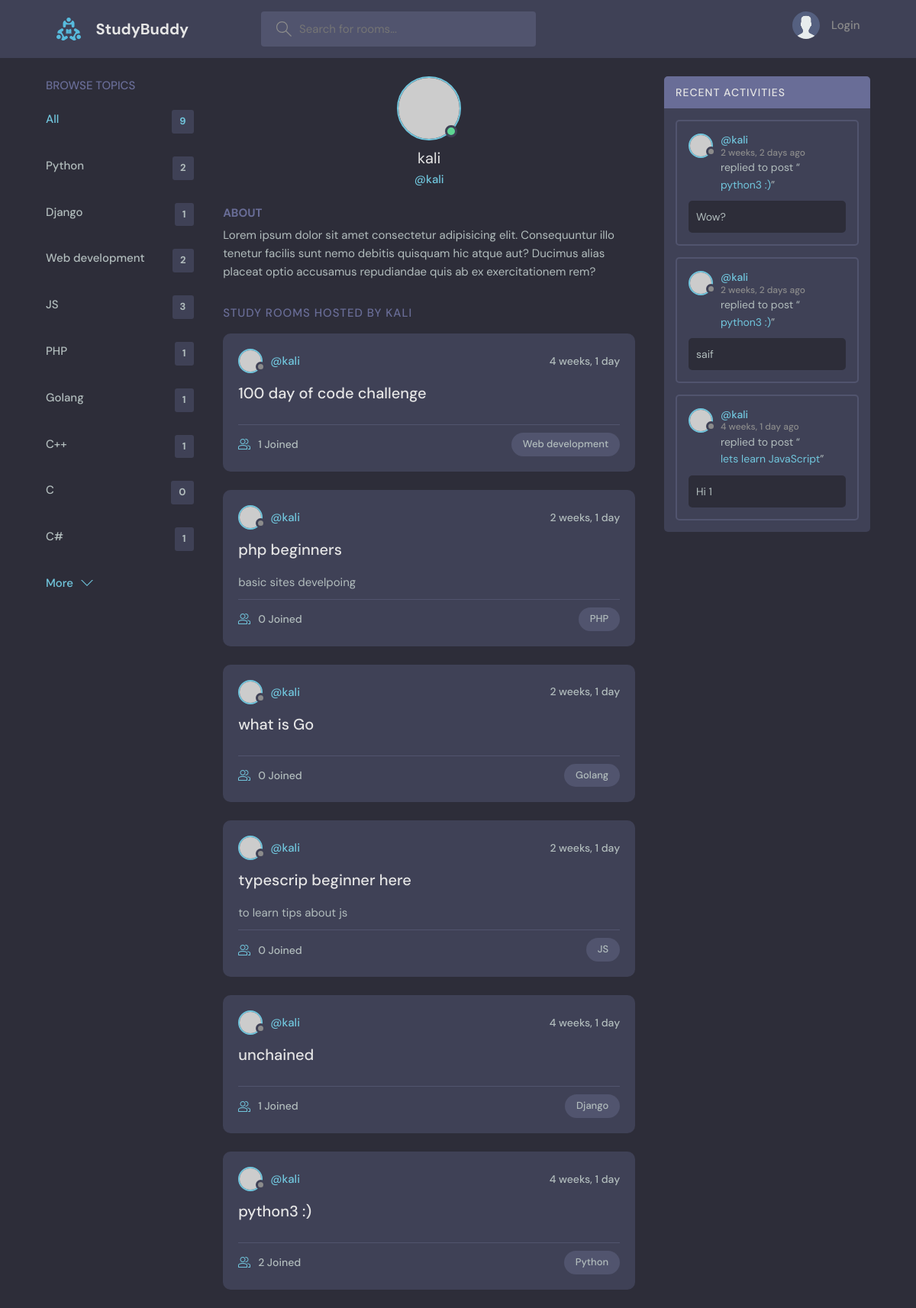
Page /profile/1/ on the committed database.
### base/models.py (models this page shows, shortened)
class Topic(models.Model):
    name = models.CharField(max_length=200)
    def __str__(self):
        return self.name

class Room(models.Model):
    host = models.ForeignKey(User, on_delete=models.SET_NULL, null=True)
    topic = models.ForeignKey(Topic, on_delete=models.SET_NULL, null=True) # if the topic is deleted the room will not
    name = models.CharField(max_length=200)
    description = models.TextField(null=True, blank=True) # null --> must be description      blank --> for form user can sumbit room without description
    participants = models.ManyToManyField(User, related_name="participant", blank=True)
    updated = models.DateTimeField(auto_now=True) # will has value every time it is sumbitted
    created = models.DateTimeField(auto_now_add=True) # will save one value at the initiating of it
    class Meta: # to order the Rooms
        ordering = ['-updated', '-created']
    def __str__(self):
        return self.name

class Message(models.Model):
    user = models.ForeignKey(User, on_delete=models.CASCADE) # (user)one TO many(messages)
    room = models.ForeignKey(Room, on_delete=models.CASCADE) # when delete Room all messages will be deleted because of CASCADE
    body = models.TextField()
    updated = models.DateTimeField(auto_now=True) # will has value every time it is sumbitted
    created = models.DateTimeField(auto_now_add=True) # will save one value at the initiating of it
    class Meta: # to order the Messages
        ordering = ['-updated', '-created']

### base/views.py (the view)
# urls.py: path('profile/<str:pk>/', views.userProfile, name='user-profile'),
def userProfile(request, pk):
    user = User.objects.get(id=pk)
    rooms = user.room_set.all()
    room_messages=user.message_set.all()
    topics = Topic.objects.all()
    context={"user":user, "rooms":rooms, "room_messages":room_messages, "topics":topics}
    return render(request, 'base/profile.html', context)

### base/templates/base/profile.html (shortened to what this page needs)
{% extends 'main.html' %}
{% block content %}
  <main class="profile-page layout layout--3">
    <div class="container">
      {% include 'base/topics_component.html' %}
      <div class="roomList">
        <div class="profile">
          <div class="profile__avatar">
            <div class="avatar avatar--large active">
              <img src="https://randomuser.me/api/portraits/men/11.jpg" />
            </div>
          </div>
          <div class="profile__info">
            <h3>{{user.username}}</h3>
            <p>@{{user.username}}</p>
          </div>
          <div class="profile__about">
            <h3>About</h3>
            <p>
              Lorem ipsum dolor sit amet consectetur adipisicing elit. Consequuntur illo tenetur
              facilis sunt nemo debitis quisquam hic atque aut? Ducimus alias placeat optio
              accusamus repudiandae quis ab ex exercitationem rem?
            </p>
          </div>
        </div>
        <div class="roomList__header">
          <div>
            <h2>Study Rooms Hosted by {{user.username}}</a>
            </h2>
          </div>
        </div>
        {% include 'base/feed_component.html' %}
      </div>
      {% include 'base/activity_component.html' %}
    </div>
  </main>
{% endblock content %}

### templates/main.html (shortened to what this page needs)
<!DOCTYPE html>
{%load static%}
<html lang="en">
  <head>
    <link rel="stylesheet" href="{%static 'styles/style.css' %}" />
  </head>
  <body>
    {% include 'navbar.html' %}
    {% block content %}{% endblock %}
  </body>
</html>

### templates/navbar.html (shortened to what this page needs)
{%load static%}
<header class="header header--loggedIn">
    <div class="container">
      <a href="{%url 'home' %}" class="header__logo">
        <img src="{% static 'images/logo.svg' %}"/>
        <h1>StudyBuddy</h1>
      </a>
      <form class="header__search" method="GET" action="{%url 'home'%}" >
        <label>
          <input name="q" placeholder="Search for rooms..." />
        </label>
      </form>
      <nav class="header__menu">
        {%if request.user.is_authenticated %}
        <div class="header__user">
          <a href="{%url 'update-user' %}">
            <div class="avatar avatar--medium active">
              <img src="{%static 'images/avatar.svg'%}" />
            </div>
            <p>{{request.user.username}} <span>@{{request.user.username}}</span></p>
          </a>
          <button class="dropdown-button">
            <svg version="1.1" xmlns="http://www.w3.org/2000/svg" width="32" height="32" viewBox="0 0 32 32">
              <title>chevron-down</title>
              <path d="M16 21l-13-13h-3l16 16 16-16h-3l-13 13z"></path>
            </svg>
          </button>
        </div>
        {%else%}
        <a href="{%url 'login' %}">
          <img src="./assets/avatar.svg" />
          <p>Login</p>
        </a>
        {%endif%}
      </nav>
    </div>
  </header>

### base/templates/base/topics_component.html
<div class="topics">
    <div class="topics__header">
      <h2>Browse Topics</h2>
    </div>
    <ul class="topics__list">
      <li>
        <a href="{%url 'home' %}" class="active">All <span>{{topics.count}}</span></a>
      </li>
      {%for topic in topics%}
      <li>
        <a href="{%url 'home' %}?q={{topic.name}}">{{topic.name}} <span>{{topic.room_set.all.count}}</span></a>
      </li>
      {%endfor%}
    </ul>
    <a class="btn btn--link" href="{%url 'topics'%}">
      More
      <svg version="1.1" xmlns="http://www.w3.org/2000/svg" width="32" height="32" viewBox="0 0 32 32">
        <title>chevron-down</title>
        <path d="M16 21l-13-13h-3l16 16 16-16h-3l-13 13z"></path>
      </svg>
    </a>
  </div>

### base/templates/base/feed_component.html (shortened to what this page needs)
{% for room in rooms %}
<div class="roomListRoom">
    <div class="roomListRoom__header">
      <a href="{% url 'user-profile' room.host.id %}" class="roomListRoom__author">
        <div class="avatar avatar--small">
          <img src="https://randomuser.me/api/portraits/women/11.jpg" />
        </div>
        <span>@{{room.host.username}}</span>
      </a>
      <div class="roomListRoom__actions">
        <span>{{room.created|timesince}}</span>
      </div>
    </div>
    <div class="roomListRoom__content">
      <a href="{% url 'room' room.id %}">{{room.name}}</a>
      <p>
        {{room.description}}
      </p>
    </div>
    <div class="roomListRoom__meta">
      <a href="{%url 'room' room.id %}" class="roomListRoom__joined">
        {{room.participants.all.count}} Joined
      </a>
      <p class="roomListRoom__topic">{{room.topic}}</p>
    </div>
</div>
{% endfor %}

### base/templates/base/activity_component.html (shortened to what this page needs)
<div class="activities">
    <div class="activities__header">
      <h2>Recent Activities</h2>
    </div>
    {%for message in room_messages%}
    <div class="activities__box">
      <div class="activities__boxHeader roomListRoom__header">
        <a href="{%url 'user-profile' message.user.id %}" class="roomListRoom__author">
          <div class="avatar avatar--small">
            <img src="https://randomuser.me/api/portraits/women/11.jpg" />
          </div>
          <p>
            @{{message.user}}
            <span>{{message.created|timesince}} ago</span>
          </p>
        </a>
      </div>
      <div class="activities__boxContent">
        <p>replied to post “<a href="{%url 'room' message.room.id %}">{{message.room}}</a>”</p>
        <div class="activities__boxRoomContent">
          {{message.body}}
        </div>
      </div>
    </div>
    {%endfor%}
  </div>

### rows in the picture
Topic: name "Python", room_set.all.count "2"
Topic: name "Django", room_set.all.count "1"
Topic: name "Web development", room_set.all.count "2"
Topic: name "JS", room_set.all.count "3"
Topic: name "PHP", room_set.all.count "1"
Topic: name "Golang", room_set.all.count "1"
Topic: name "C++", room_set.all.count "1"
Topic: name "C", room_set.all.count "0"
Topic: name "C#", room_set.all.count "1"
Room: host.username "kali", created "4 weeks, 1 day", name "100 day of code challenge", participants.all.count "1", topic "Web development"
Room: host.username "kali", created "2 weeks, 1 day", name "php beginners", description "basic sites develpoing", participants.all.count "0", topic "PHP"
Room: host.username "kali", created "2 weeks, 1 day", name "what is Go", participants.all.count "0", topic "Golang"
Room: host.username "kali", created "2 weeks, 1 day", name "typescrip beginner here", description "to learn tips about js", participants.all.count "0", topic "JS"
Room: host.username "kali", created "4 weeks, 1 day", name "unchained", participants.all.count "1", topic "Django"
Room: host.username "kali", created "4 weeks, 1 day", name "python3 :)", participants.all.count "2", topic "Python"
Message: user "kali", created "2 weeks, 2 days", room "python3 :)", body "Wow?"
Message: user "kali", created "2 weeks, 2 days", room "python3 :)", body "saif"
Message: user "kali", created "4 weeks, 1 day", room "lets learn JavaScript", body "Hi 1"

### other values in the picture
{{ topics.count }} "9"
{{ user.username }} "kali"
{{ user.username }} "KALI"
